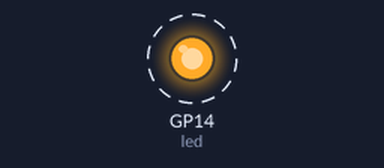
Recording of a program running on a simulated Raspberry Pi Pico running MicroPython. Shown: output pins drawn as LEDs (lit = HIGH). Dashed ring = blinking.

Above: at 0.5 s.
Timing chart, 0 to 4.6 s (numbered marks = the images above):
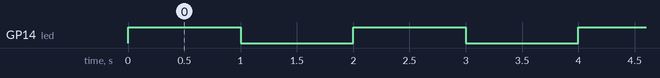

The program:

buch-rpi-pico-kap4-ausgang-led.py
```python
# Pico - Ausgang LED
# Datei: buch-rpi-pico-kap4-ausgang-led.py

#Bibliotheken
import machine
import utime

#Variablen
led=machine.Pin(14, machine.Pin.OUT)

#Funktionen

#Loop
while True:
    led.value(1)
    utime.sleep(1)
    led.value(0)
    utime.sleep(1)
```

Measured:
- by itself, GP14 (led): alternates HIGH for 1.0 s and LOW for 1.0 s
